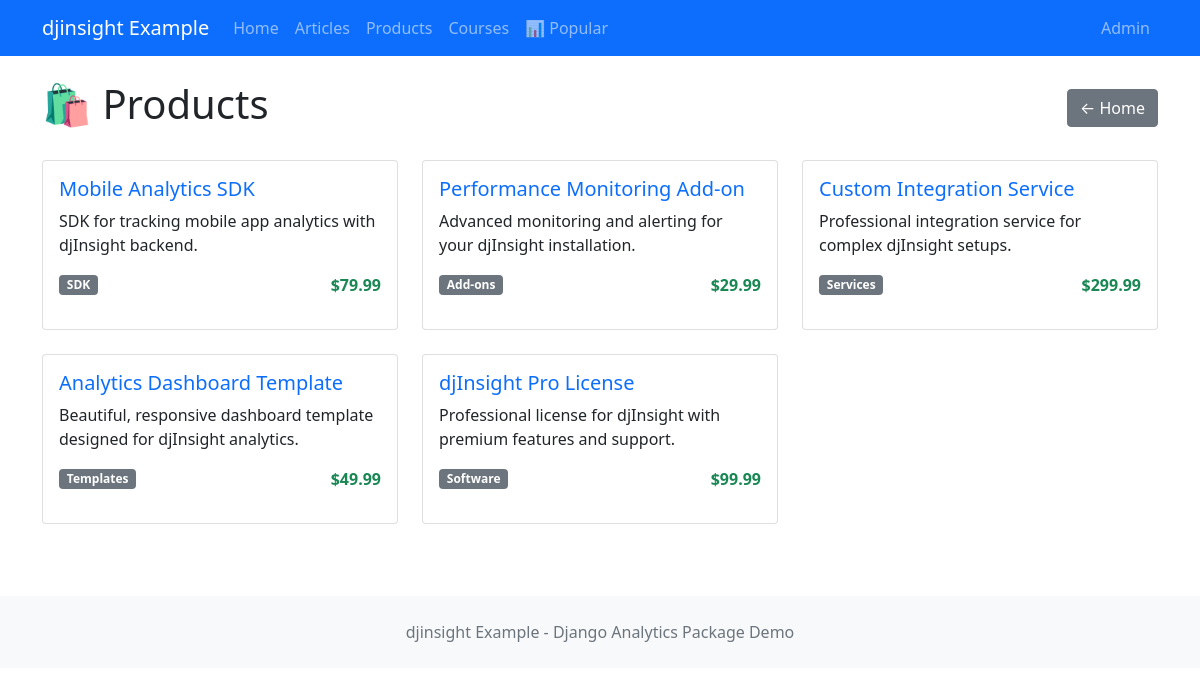
Screenshot of /products/ with the database file from the repository.
### blog/models.py (models this page shows, shortened)
class Product(PageViewStatisticsMixin, models.Model):
    name = models.CharField(max_length=100)
    slug = models.SlugField(unique=True)
    price = models.DecimalField(max_digits=10, decimal_places=2)
    description = models.TextField()
    category = models.CharField(max_length=50, default="General")
    created_at = models.DateTimeField(default=timezone.now)
    class Meta:
        ordering = ["-created_at"]
    def get_absolute_url(self):
        return reverse("product_detail", kwargs={"slug": self.slug})

### blog/views.py (the view)
# urls.py: path("products/", views.ProductListView.as_view(), name="product_list"),
class ProductListView(ListView):
    model = Product
    template_name = "blog/product_list.html"
    context_object_name = "products"
    paginate_by = 12
    def get_queryset(self):
        return Product.objects.order_by("-created_at")

### templates/blog/product_list.html (shortened to what this page needs)
{% extends 'base.html' %}
{% load djinsight_tags %}
{% block content %}
<div class="d-flex justify-content-between align-items-center mb-4">
    <h1>🛍️ Products</h1>
    <a href="{% url 'home' %}" class="btn btn-secondary">← Home</a>
</div>
<div class="row">
    {% for product in products %}
    <div class="col-md-4 mb-4">
        <div class="card h-100">
            <div class="card-body">
                <h5 class="card-title">
                    <a href="{{ product.get_absolute_url }}" class="text-decoration-none">
                        {{ product.name }}
                    </a>
                </h5>
                <p class="card-text">{{ product.description|truncatewords:15 }}</p>
                <div class="d-flex justify-content-between align-items-center mb-3">
                    <span class="badge bg-secondary">{{ product.category }}</span>
                    <span class="text-success fw-bold">${{ product.price }}</span>
                </div>
            </div>
        </div>
    </div>
    {% endfor %}
</div>
{% endblock %}

### rows the page displays
Product: name "Mobile Analytics SDK", description "SDK for tracking mobile app analytics with djInsight backend.", category "SDK", price "79.99"
Product: name "Performance Monitoring Add-on", description "Advanced monitoring and alerting for your djInsight installation.", category "Add-ons", price "29.99"
Product: name "Custom Integration Service", description "Professional integration service for complex djInsight setups.", category "Services", price "299.99"
Product: name "Analytics Dashboard Template", description "Beautiful, responsive dashboard template designed for djInsight analytics.", category "Templates", price "49.99"
Product: name "djInsight Pro License", description "Professional license for djInsight with premium features and support.", category "Software", price "99.99"
